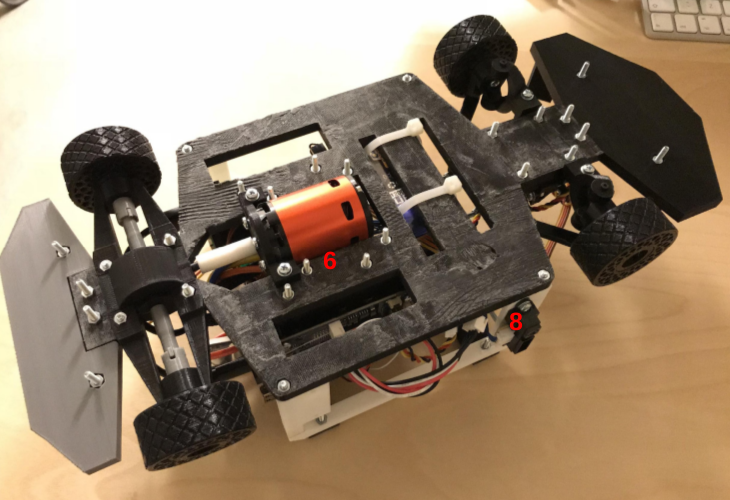
#> input picture getting-started/images/bottom.png, 730 x 500 px
$ python -i detectors.py   (imports and definitions only)   (Python 2 division)   (older library calls are emulated)
#> lines starting #> are read from the running program, lines starting #| are printed output that depends on the picture
# -*- coding: utf-8 -*-
"""
Created on Mon Aug 20 14:44:45 2018

@author: mayerick
"""

import numpy as np
import cv2
import os

class Detector:
    def __init__(self):
        pass
    def detect(self):
        raise NotImplementedError

class HSVDetector:

    def __init__(self, preset_path=None):
        #super(HSVDetector, self).__init__()

        self.lower_hsv = []
        self.higher_hsv = []


        if preset_path is not None:
            if os.path.isfile(preset_path):
                f = np.load(preset_path)
                self.lower_hsv = f['min_thresh']
                self.higher_hsv = f['max_thresh']
            else:
                print('Preset files was not found! Quitting ..')
                raise RuntimeError
        else:
            print('Preset files must be provided.')
            raise RuntimeError


    # [31 lines left out: function detect, not called in this run]

import time
import numpy as np

class LBPDetector:

    # [82 lines left out: functions __init__, detect, reset, not called in this run]

>>> import cv2
>>> picture = cv2.imread('../../../../getting-started/images/bottom.png', cv2.IMREAD_GRAYSCALE)
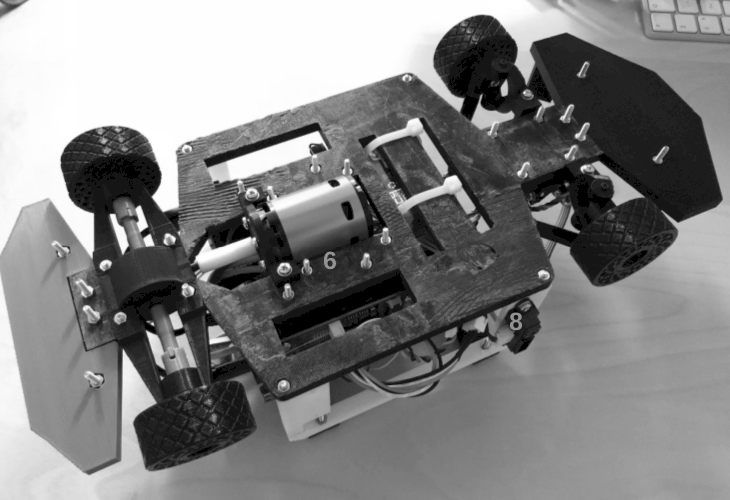
#> picture: shape (500, 730); min 0, max 255, mean 130.4
#> (the run stopped early here; a loop or call above may not have finished)

$ run again, on getting-started/images/front.png
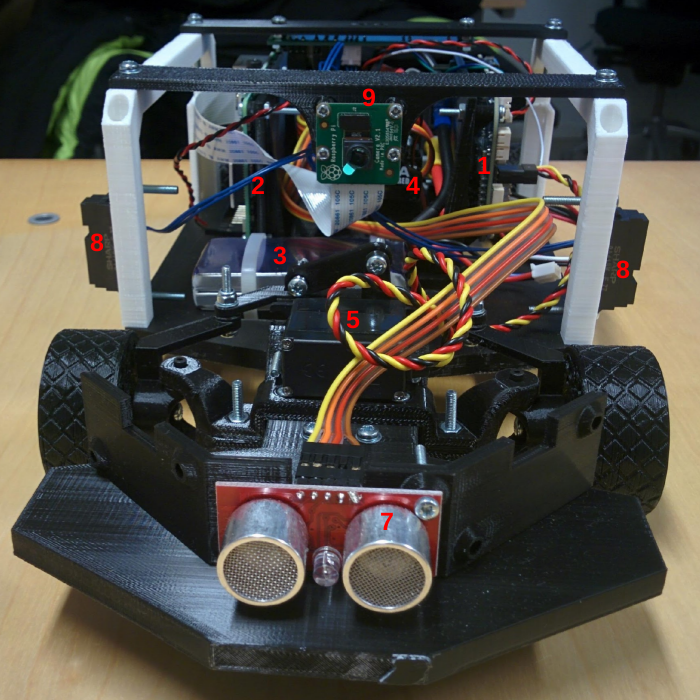
#> input picture getting-started/images/front.png, 700 x 700 px
#> `picture = cv2.imread('../../../../getting-started/images/bottom.png', ..`:
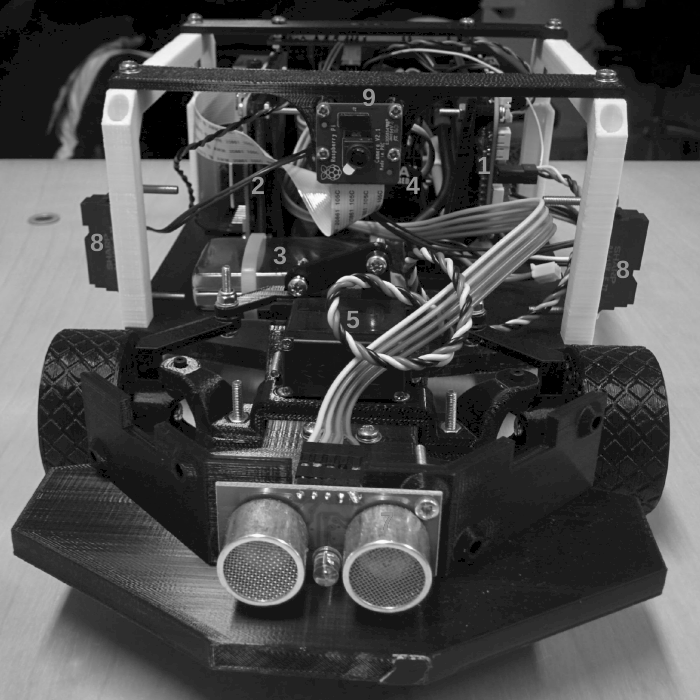
#> picture: shape (700, 700); min 0, max 253, mean 77.6

$ run again, on getting-started/images/front1.png
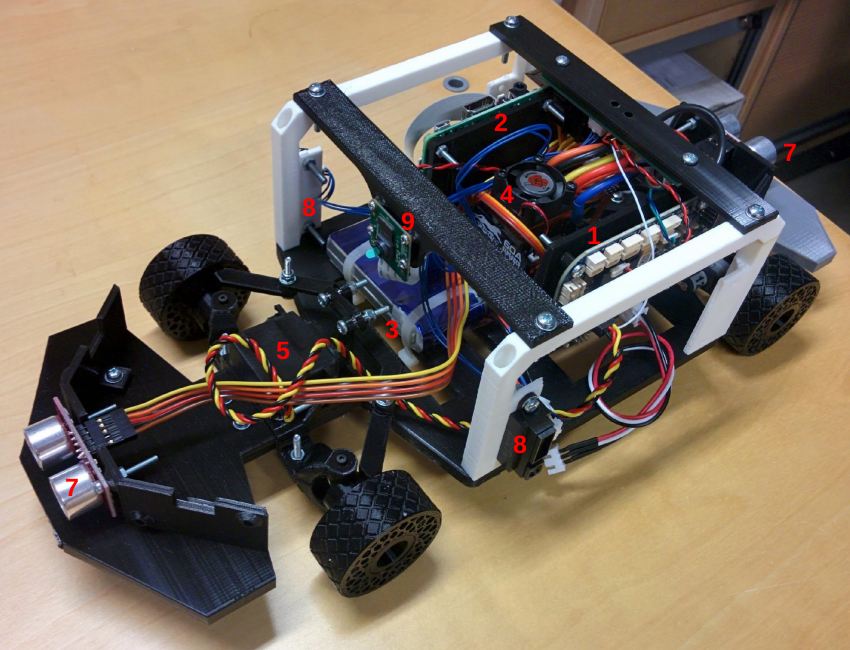
#> input picture getting-started/images/front1.png, 850 x 650 px
#> `picture = cv2.imread('../../../../getting-started/images/bottom.png', ..`:
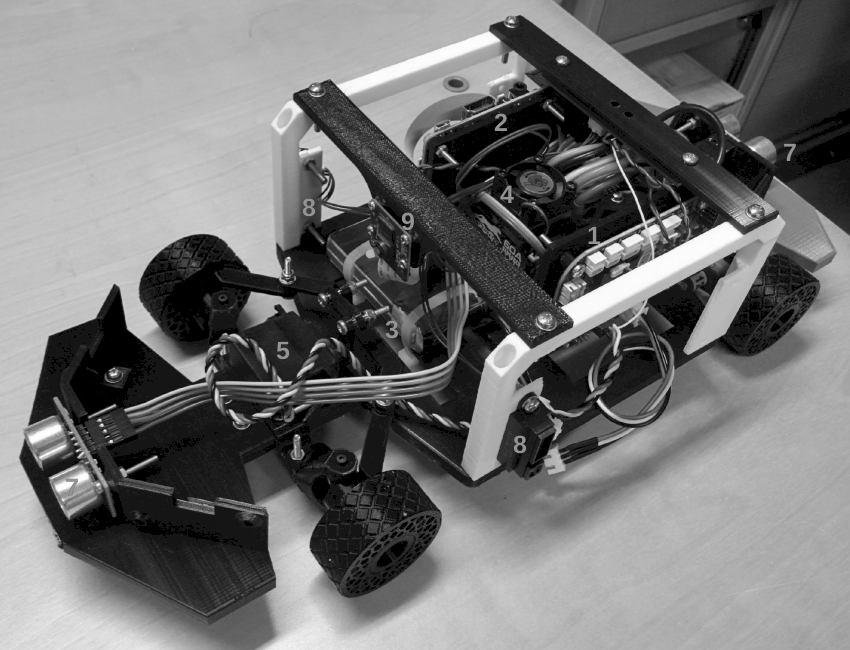
#> picture: shape (650, 850); min 0, max 254, mean 115

$ run again, on getting-started/images/front2.png
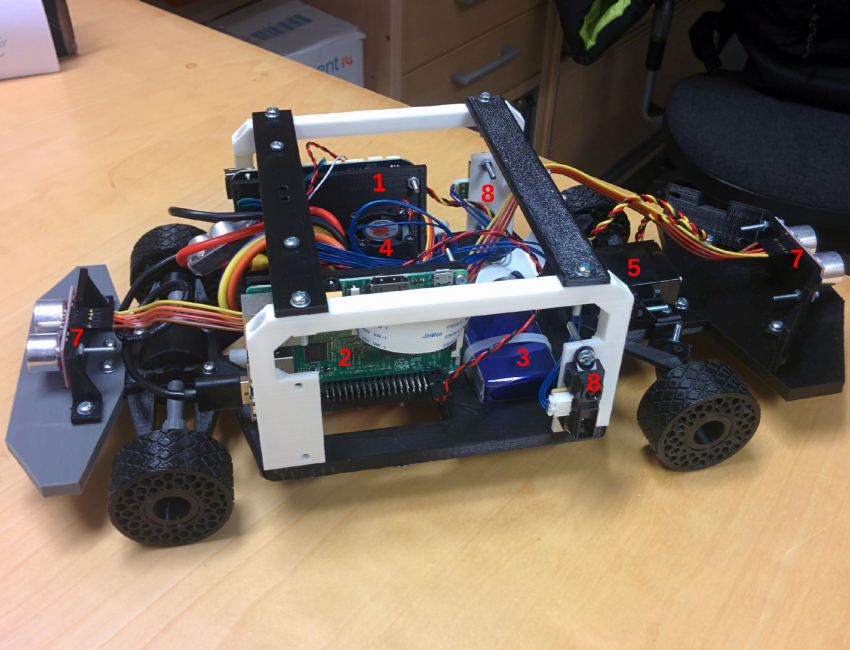
#> input picture getting-started/images/front2.png, 850 x 650 px
#> `picture = cv2.imread('../../../../getting-started/images/bottom.png', ..`:
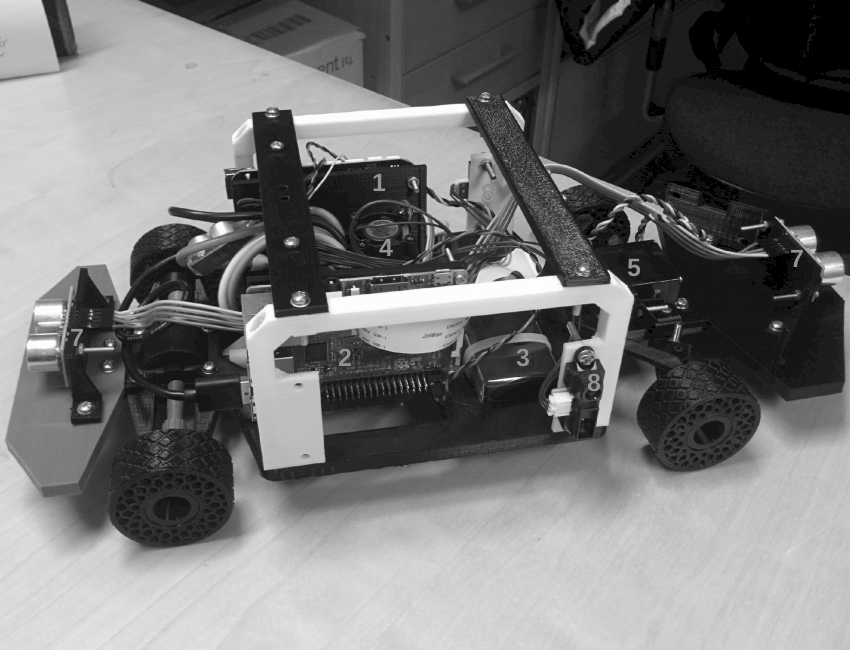
#> picture: shape (650, 850); min 0, max 254, mean 118.3
